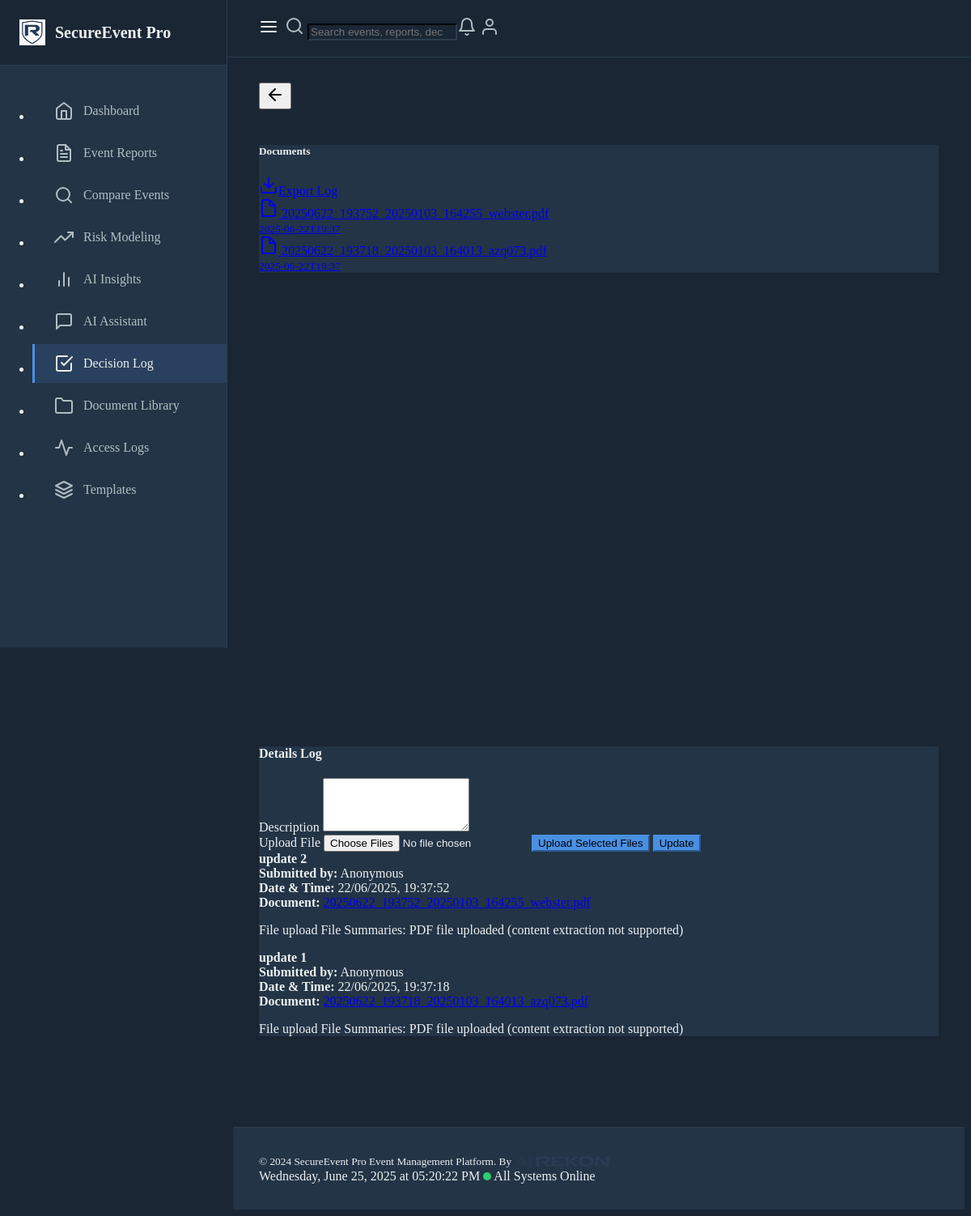
The app's page /decisions with its own data.
### models.py (models this page shows, shortened)
class SecurityDecision(db.Model):
    id = db.Column(db.Integer, primary_key=True)
    description = db.Column(db.Text, nullable=False)
    created_at = db.Column(db.DateTime, default=datetime.utcnow)
    author = db.Column(db.String(100))
    attachments = db.Column(db.JSON, default=list)
    supporting_documents = db.Column(db.JSON, default=list)
    event_report_id = db.Column(db.Integer, db.ForeignKey('event_report.id'), nullable=True)
    event_report = db.relationship('EventReport', backref=db.backref('security_decisions', lazy=True))
    decision_type = db.Column(db.String(50), default='General')
    impact_level = db.Column(db.String(50), default='Medium')
    status = db.Column(db.String(50), default='Documented')
    implementation_date = db.Column(db.DateTime)
    expected_outcome = db.Column(db.Text)
    actual_outcome = db.Column(db.Text)
    effectiveness_rating = db.Column(db.Integer)
    lessons_learned = db.Column(db.Text)

### routes.py (the view, shortened to what this page needs)
@app.route("/decisions", methods=["GET", "POST"])
def decision_log():
    decisions = SecurityDecision.query.order_by(SecurityDecision.created_at.desc()).all()
    return render_template("decision_log.html", decisions=decisions)

### routes.py (called while the page is built)
@app.before_request
def before_request():
    g.start_time = datetime.utcnow()
    g.activity_log = None

@app.after_request
def after_request(response):
    if hasattr(g, "activity_log") and g.activity_log:
        end_activity_tracking(g.activity_log)
    return response

### templates/decision_log.html (shortened to what this page needs)
{% extends "base.html" %}
{% block content %}
<div class="container-fluid">
    <div class="row">
        <div class="col-md-4 border-end" style="height: calc(100vh - 56px); overflow-y: auto;">
            <div class="card h-100">
                <div class="card-header d-flex justify-content-between align-items-center">
                    <h5 class="mb-0">Documents</h5>
                    <a href="{{ url_for('export_decisions') }}" class="btn btn-sm btn-outline-primary">
                        <i data-feather="download" class="feather-sm me-1"></i>Export Log
                    </a>
                </div>
                <div class="card-body p-0">
                    <div class="list-group list-group-flush" id="documentsList">
                        {% for decision in decisions %}
                            {% if decision.attachments %}
                                {% for attachment in decision.attachments %}
                                <a href="{{ url_for('download_attachment', filename=attachment.filename) }}"
                                   class="list-group-item list-group-item-action d-flex justify-content-between align-items-center">
                                    <div>
                                        <i data-feather="file" class="feather-sm me-2"></i>
                                        {{ attachment.filename }}
                                    </div>
                                    <small class="text-muted">{{ attachment.uploaded_at[:16] }}</small>
                                </a>
                                {% endfor %}
                            {% endif %}
                        {% endfor %}
                    </div>
                </div>
            </div>
        </div>
        <div class="col-md-8">
            <div class="card">
                <div class="card-header">
                    <h4 class="mb-0">Details Log</h4>
                </div>
                <div class="card-body">
                    <form id="decisionForm" method="POST" enctype="multipart/form-data" class="mb-4">
                        <div class="mb-3">
                            <label class="form-label">Description</label>
                            <textarea name="description" class="form-control" rows="4"></textarea>
                        </div>
                        <div class="d-flex gap-2">
                            <label class="btn btn-outline-secondary mb-0">
                                <span>Upload File</span>
                                <input type="file" name="attachments" class="d-none" multiple>
                            </label>
                            <button type="button" class="btn btn-primary d-none" id="uploadBtn">
                                <span class="btn-text">Upload Selected Files</span>
                            </button>
                            <button type="submit" class="btn btn-primary" id="updateBtn">
                                <span class="btn-text">Update</span>
                            </button>
                        </div>
                    </form>
                    <div id="decisionsContainer">
                        {% for decision in decisions|sort(attribute='created_at', reverse=true) %}
                        <div class="border-bottom py-3">
                            <div class="mb-2">
                                <strong>update {{ decisions|length - loop.index0 }}</strong>
                            </div>
                            <div class="mb-2">
                                <div><strong>Submitted by:</strong> {{ decision.author or 'Anonymous' }}</div>
                                <div><strong>Date & Time:</strong> {{ decision.created_at.strftime('%d/%m/%Y, %H:%M:%S') }}</div>
                                {% if decision.attachments %}
                                <div>
                                    <strong>Document:</strong>
                                    {% for attachment in decision.attachments %}
                                    <a href="{{ url_for('download_attachment', filename=attachment.filename) }}" class="text-decoration-none">
                                        {{ attachment.filename }}
                                    </a>
                                    {% endfor %}
                                </div>
                                {% else %}
                                <div><strong>Document:</strong> N/A</div>
                                {% endif %}
                            </div>
                            <p class="mb-0">{{ decision.description }}</p>
                        </div>
                        {% endfor %}
                    </div>
                </div>
            </div>
        </div>
    </div>
</div>
{% endblock %}

### templates/base.html (shortened to what this page needs)
<!DOCTYPE html>
<html lang="en" data-bs-theme="dark">
<head>
    <link href="https://cdn.replit.com/agent/bootstrap-agent-dark-theme.min.css" rel="stylesheet">
    <link href="https://cdn.jsdelivr.net/npm/feather-icons/dist/feather.min.css" rel="stylesheet">
</head>
<body>
    <div class="sidebar" id="sidebar">
        <div class="sidebar-header">
            <a href="/" class="sidebar-brand">
                <img src="{{ url_for('static', filename='img/SEP_logo.png') }}" alt="SEP Logo" style="height: 32px; width: 32px;">
                <span>SecureEvent Pro</span>
            </a>
        </div>
        <nav class="sidebar-nav">
            <ul class="nav flex-column">
                <li class="nav-item">
                    <a class="nav-link {{ 'active' if request.endpoint == 'dashboard' }}" href="{{ url_for('dashboard') }}">
                        <i data-feather="home"></i>
                        <span>Dashboard</span>
                    </a>
                </li>
                <li class="nav-item">
                    <a class="nav-link {{ 'active' if request.endpoint == 'index' }}" href="{{ url_for('index') }}">
                        <i data-feather="file-text"></i>
                        <span>Event Reports</span>
                    </a>
                </li>
                <li class="nav-item">
                    <a class="nav-link {{ 'active' if request.endpoint == 'comparative_search' }}" href="{{ url_for('comparative_search') }}">
                        <i data-feather="search"></i>
                        <span>Compare Events</span>
                    </a>
                </li>
                <li class="nav-item">
                    <a class="nav-link {{ 'active' if request.endpoint == 'modeling' }}" href="{{ url_for('modeling') }}">
                        <i data-feather="trending-up"></i>
                        <span>Risk Modeling</span>
                    </a>
                </li>
                <li class="nav-item">
                    <a class="nav-link {{ 'active' if request.endpoint == 'insights' }}" href="{{ url_for('insights') }}">
                        <i data-feather="bar-chart-2"></i>
                        <span>AI Insights</span>
                    </a>
                </li>
                <li class="nav-item">
                    <a class="nav-link {{ 'active' if request.endpoint == 'chat' }}" href="{{ url_for('chat') }}">
                        <i data-feather="message-square"></i>
                        <span>AI Assistant</span>
                    </a>
                </li>
                <li class="nav-item">
                    <a class="nav-link {{ 'active' if request.path == url_for('decision_log') }}" href="{{ url_for('decision_log') }}">
                        <i data-feather="check-square"></i>
                        <span>Decision Log</span>
                    </a>
                </li>
                <li class="nav-item">
                    <a class="nav-link {{ 'active' if request.path == url_for('document_library') }}" href="{{ url_for('document_library') }}">
                        <i data-feather="folder"></i>
                        <span>Document Library</span>
                    </a>
                </li>
                <li class="nav-item">
                    <a class="nav-link {{ 'active' if request.path == url_for('view_access_logs') }}" href="{{ url_for('view_access_logs') }}">
                        <i data-feather="activity"></i>
                        <span>Access Logs</span>
                    </a>
                </li>
                <li class="nav-item">
                    <a class="nav-link {{ 'active' if request.endpoint == 'list_templates' }}" href="{{ url_for('list_templates') }}">
                        <i data-feather="layers"></i>
                        <span>Templates</span>
                    </a>
                </li>
            </ul>
        </nav>
    </div>
    <div class="flex-grow-1">
        <header class="top-header" id="topHeader">
            <button class="sidebar-toggle-btn" id="sidebarToggle">
                <i data-feather="menu"></i>
            </button>
            <div class="header-search flex-grow-1 mx-3 mx-md-4">
                <form class="d-flex" role="search">
                    <div class="input-group">
                        <span class="input-group-text bg-transparent border-end-0" id="search-addon"><i data-feather="search"></i></span>
                        <input class="form-control border-start-0" type="search" placeholder="Search events, reports, decisions..." aria-label="Search" aria-describedby="search-addon">
                    </div>
                </form>
            </div>
            <div class="header-actions d-flex align-items-center gap-3">
                <a href="#" class="nav-link"><i data-feather="bell"></i></a>
                <a href="#" class="nav-link"><i data-feather="user"></i></a>
            </div>
        </header>
        <main class="main-content" id="mainContent">
            <div class="d-flex align-items-center gap-2 mb-4">
                <button id="backButton" type="button" class="btn btn-outline-secondary btn-sm" onclick="window.history.back()" aria-label="Go back">
                    <i data-feather="arrow-left"></i>
                </button>
            </div>
            {% block content %}{% endblock %}
        </main>
        <footer class="footer" id="footer">
            <div class="container-fluid d-flex justify-content-between align-items-center">
                <small>&copy; 2024 SecureEvent Pro Event Management Platform. By <img src="{{ url_for('static', filename='img/AIR_logo_new_trans_min.png') }}" alt="AI Rekon Logo" style="height: 14px; vertical-align: middle; margin-bottom: 2px;"></small>
                <div class="d-flex align-items-center gap-3">
                    <span id="current-date-time"></span>
                    <span class="status-indicator"></span>
                    <span>All Systems Online</span>
                </div>
            </div>
        </footer>
    </div>
</body>
</html>

### templates/base.html (style rules this page uses)
:root { --primary-color: #4A90E2; --secondary-color: #2C3E50; --accent-color: #3498DB; --background-dark: #1A2634; --card-bg: #233446; --text-primary: #ECF0F1; --text-secondary: #B2BEC3; }
body { background-color: var(--background-dark); color: var(--text-primary); }
.card { background-color: var(--card-bg); border-color: var(--secondary-color); }
.nav-link.active { color: var(--primary-color) !important; }
.btn-primary { background-color: var(--primary-color); border-color: var(--primary-color); }
.footer { background-color: var(--card-bg); border-color: var(--secondary-color); }
.nav-link { font-weight: 500; }
.nav-link.active { color: var(--bs-primary) !important; }
.footer { margin-top: 4rem; margin-left: 280px; padding: 2rem; background: var(--card-bg); border-top: 1px solid var(--secondary-color); transition: margin-left 0.3s ease; }
.sidebar-toggle-btn { background: none; border: none; color: var(--text-primary); font-size: 1.25rem; padding: 0.5rem; cursor: pointer; border-radius: 4px; transition: background-color 0.2s ease; }
.main-content { min-height: calc(100vh - 280px); padding: 2rem 0; margin-left: 280px; transition: margin-left 0.3s ease; }
.sidebar { position: fixed; top: 0; left: 0; height: 100vh; width: 280px; background-color: var(--card-bg); border-right: 1px solid var(--secondary-color); z-index: 1000; overflow-y: auto; transition: all 0.3s ease; }
.sidebar-header { padding: 1.5rem; border-bottom: 1px solid var(--secondary-color); background-color: var(--background-dark); }
.sidebar-brand { display: flex; align-items: center; gap: 0.75rem; font-size: 1.25rem; font-weight: 600; color: var(--text-primary); text-decoration: none; }
.sidebar-nav { padding: 1rem 0; }
.sidebar-nav .nav-item { margin-bottom: 0.25rem; }
.sidebar-nav .nav-link { display: flex; align-items: center; gap: 0.75rem; padding: 0.75rem 1.5rem; color: var(--text-secondary); text-decoration: none; transition: all 0.2s ease; border-left: 3px solid transparent; white-space: nowrap; }
.sidebar-nav .nav-link.active { background-color: rgba(74, 144, 226, 0.15); color: var(--primary-color); border-left-color: var(--primary-color); }
.header-search .form-control { background-color: var(--background-dark); border-color: var(--secondary-color); color: var(--text-primary); }
.header-search .input-group-text { border-color: var(--secondary-color); color: var(--text-secondary); }
.header-actions .nav-link { color: var(--text-secondary); }
.status-indicator { display: inline-block; width: 10px; height: 10px; background-color: #2ECC71; border-radius: 50%; animation: pulse 2s infinite; }
.top-header { position: fixed; top: 0; left: 280px; right: 0; height: 70px; background-color: var(--background-dark); border-bottom: 1px solid var(--secondary-color); z-index: 999; display: flex; align-items: center; padding: 0 2rem; transition: left 0.3s ease; }
.main-content { margin-top: 70px; margin-left: 280px; min-height: calc(100vh - 70px); padding: 2rem; transition: margin-left 0.3s ease; }
.card { border: 1px solid var(--bs-border-color); box-shadow: 0 2px 4px rgba(0, 0, 0, 0.1); }

### records on screen
SecurityDecision: filename "20250622_193752_20250103_164255_webster.pdf", uploaded_at "2025-06-22T19:37", index0 "2", author "Anonymous", created_at "22/06/2025, 19:37:52", filename "20250622_193752_20250103_164255_webster.pdf", description "File upload File Summaries: PDF file uploaded (content extraction not supported)"
SecurityDecision: filename "20250622_193718_20250103_164013_azq073.pdf", uploaded_at "2025-06-22T19:37", index0 "1", author "Anonymous", created_at "22/06/2025, 19:37:18", filename "20250622_193718_20250103_164013_azq073.pdf", description "File upload File Summaries: PDF file uploaded (content extraction not supported)"
